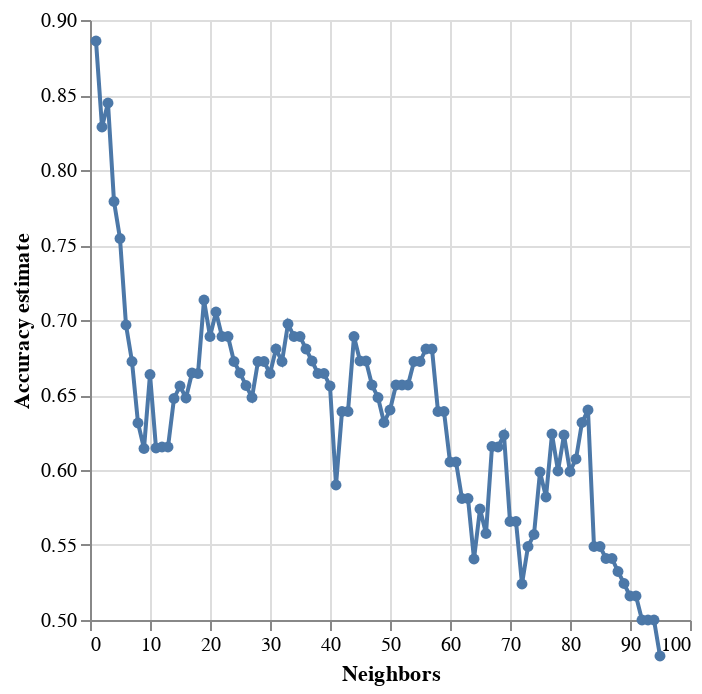

This figure's notebook cell:
### Markdown cell above
To visualize the accuracies of the k values, we will plot a point and line chart called Figure_5 with k values on the x-axis and accuracy estimated on the y-axis.

### Code cell
Figure_5 = alt.Chart(accuracies_grid).mark_line(point=True).encode(
    x=alt.X("n_neighbors").title("Neighbors"),
    y=alt.Y("mean_test_score")
        .scale(domain=(0.50, 0.90))
        .title("Accuracy estimate")
)

Figure_5

### Figure 1 — Vega-Lite specification as saved in the notebook (floating-point values rounded to 4 significant figures)
{"config": {"view": {"continuousWidth": 300, "continuousHeight": 300}}, "data": {"name": "data-6ca43e43078d88c0b1ff0072368a9faa"}, "mark": {"type": "line", "point": true}, "encoding": {"x": {"field": "n_neighbors", "title": "Neighbors", "type": "quantitative"}, "y": {"field": "mean_test_score", "scale": {"domain": [0.5, 0.9]}, "title": "Accuracy estimate", "type": "quantitative"}}, "$schema": "https://vega.github.io/schema/vega-lite/v5.16.3.json", "datasets": {"data-6ca43e43078d88c0b1ff0072368a9faa": [{"n_neighbors": 1, "mean_test_score": 0.886, "sem_test_score": 0.02343}, {"n_neighbors": 2, "mean_test_score": 0.8287, "sem_test_score": 0.01985}, {"n_neighbors": 3, "mean_test_score": 0.8447, "sem_test_score": 0.01263}, {"n_neighbors": 4, "mean_test_score": 0.779, "sem_test_score": 0.01775}, {"n_neighbors": 5, "mean_test_score": 0.7543, "sem_test_score": 0.02529}, {"n_neighbors": 6, "mean_test_score": 0.6967, "sem_test_score": 0.03647}, {"n_neighbors": 7, "mean_test_score": 0.6723, "sem_test_score": 0.03447}, {"n_neighbors": 8, "mean_test_score": 0.6313, "sem_test_score": 0.02508}, {"n_neighbors": 9, "mean_test_score": 0.6143, "sem_test_score": 0.03889}, {"n_neighbors": 10, "mean_test_score": 0.6637, "sem_test_score": 0.03835}, {"n_neighbors": 11, "mean_test_score": 0.6147, "sem_test_score": 0.04156}, {"n_neighbors": 12, "mean_test_score": 0.6153, "sem_test_score": 0.0325}, {"n_neighbors": 13, "mean_test_score": 0.6153, "sem_test_score": 0.02529}, {"n_neighbors": 14, "mean_test_score": 0.6477, "sem_test_score": 0.02379}, {"n_neighbors": 15, "mean_test_score": 0.656, "sem_test_score": 0.02617}, {"n_neighbors": 16, "mean_test_score": 0.648, "sem_test_score": 0.02305}, {"n_neighbors": 17, "mean_test_score": 0.6647, "sem_test_score": 0.0245}, {"n_neighbors": 18, "mean_test_score": 0.6643, "sem_test_score": 0.01119}, {"n_neighbors": 19, "mean_test_score": 0.7133, "sem_test_score": 0.01949}, {"n_neighbors": 20, "mean_test_score": 0.689, "sem_test_score": 0.01201}, {"n_neighbors": 21, "mean_test_score": 0.7053, "sem_test_score": 0.01148}, {"n_neighbors": 22, "mean_test_score": 0.689, "sem_test_score": 0.02368}, {"n_neighbors": 23, "mean_test_score": 0.689, "sem_test_score": 0.02368}, {"n_neighbors": 24, "mean_test_score": 0.6723, "sem_test_score": 0.02558}, {"n_neighbors": 25, "mean_test_score": 0.6647, "sem_test_score": 0.03223}, {"n_neighbors": 26, "mean_test_score": 0.6563, "sem_test_score": 0.02846}, {"n_neighbors": 27, "mean_test_score": 0.6483, "sem_test_score": 0.03022}, {"n_neighbors": 28, "mean_test_score": 0.6723, "sem_test_score": 0.02558}, {"n_neighbors": 29, "mean_test_score": 0.6723, "sem_test_score": 0.02558}, {"n_neighbors": 30, "mean_test_score": 0.6643, "sem_test_score": 0.02609}, {"n_neighbors": 31, "mean_test_score": 0.6807, "sem_test_score": 0.03112}, {"n_neighbors": 32, "mean_test_score": 0.6723, "sem_test_score": 0.02558}, {"n_neighbors": 33, "mean_test_score": 0.6973, "sem_test_score": 0.02008}, {"n_neighbors": 34, "mean_test_score": 0.689, "sem_test_score": 0.01682}, {"n_neighbors": 35, "mean_test_score": 0.689, "sem_test_score": 0.01682}, {"n_neighbors": 36, "mean_test_score": 0.6807, "sem_test_score": 0.01163}, {"n_neighbors": 37, "mean_test_score": 0.6727, "sem_test_score": 0.01779}, {"n_neighbors": 38, "mean_test_score": 0.6643, "sem_test_score": 0.0198}, {"n_neighbors": 39, "mean_test_score": 0.6643, "sem_test_score": 0.0198}, {"n_neighbors": 40, "mean_test_score": 0.656, "sem_test_score": 0.02406}, {"n_neighbors": 41, "mean_test_score": 0.59, "sem_test_score": 0.02385}, {"n_neighbors": 42, "mean_test_score": 0.639, "sem_test_score": 0.0326}, {"n_neighbors": 43, "mean_test_score": 0.639, "sem_test_score": 0.0326}, {"n_neighbors": 44, "mean_test_score": 0.689, "sem_test_score": 0.01682}, {"n_neighbors": 45, "mean_test_score": 0.6727, "sem_test_score": 0.02134}, {"n_neighbors": 46, "mean_test_score": 0.6727, "sem_test_score": 0.02134}, {"n_neighbors": 47, "mean_test_score": 0.6567, "sem_test_score": 0.02477}, {"n_neighbors": 48, "mean_test_score": 0.6483, "sem_test_score": 0.01892}, {"n_neighbors": 49, "mean_test_score": 0.6317, "sem_test_score": 0.0214}, {"n_neighbors": 50, "mean_test_score": 0.64, "sem_test_score": 0.02773}, {"n_neighbors": 51, "mean_test_score": 0.6567, "sem_test_score": 0.03419}, {"n_neighbors": 52, "mean_test_score": 0.6567, "sem_test_score": 0.03419}, {"n_neighbors": 53, "mean_test_score": 0.6567, "sem_test_score": 0.03419}, {"n_neighbors": 54, "mean_test_score": 0.6723, "sem_test_score": 0.02558}, {"n_neighbors": 55, "mean_test_score": 0.6723, "sem_test_score": 0.02558}, {"n_neighbors": 56, "mean_test_score": 0.6807, "sem_test_score": 0.01656}, {"n_neighbors": 57, "mean_test_score": 0.6807, "sem_test_score": 0.01656}, {"n_neighbors": 58, "mean_test_score": 0.639, "sem_test_score": 0.01516}, {"n_neighbors": 59, "mean_test_score": 0.639, "sem_test_score": 0.01516}, {"n_neighbors": 60, "mean_test_score": 0.6053, "sem_test_score": 0.03852}, {"n_neighbors": 61, "mean_test_score": 0.6053, "sem_test_score": 0.03852}, {"n_neighbors": 62, "mean_test_score": 0.581, "sem_test_score": 0.03176}, {"n_neighbors": 63, "mean_test_score": 0.581, "sem_test_score": 0.03176}, {"n_neighbors": 64, "mean_test_score": 0.5407, "sem_test_score": 0.03724}, {"n_neighbors": 65, "mean_test_score": 0.574, "sem_test_score": 0.04164}, {"n_neighbors": 66, "mean_test_score": 0.5577, "sem_test_score": 0.03799}, {"n_neighbors": 67, "mean_test_score": 0.6157, "sem_test_score": 0.04944}, {"n_neighbors": 68, "mean_test_score": 0.6153, "sem_test_score": 0.0396}, {"n_neighbors": 69, "mean_test_score": 0.6233, "sem_test_score": 0.03444}, {"n_neighbors": 70, "mean_test_score": 0.5657, "sem_test_score": 0.04193}, {"n_neighbors": 71, "mean_test_score": 0.5657, "sem_test_score": 0.04193}, {"n_neighbors": 72, "mean_test_score": 0.524, "sem_test_score": 0.0364}, {"n_neighbors": 73, "mean_test_score": 0.549, "sem_test_score": 0.03981}, {"n_neighbors": 74, "mean_test_score": 0.557, "sem_test_score": 0.03588}, {"n_neighbors": 75, "mean_test_score": 0.5987, "sem_test_score": 0.03984}, {"n_neighbors": 76, "mean_test_score": 0.582, "sem_test_score": 0.03683}, {"n_neighbors": 77, "mean_test_score": 0.624, "sem_test_score": 0.04017}, {"n_neighbors": 78, "mean_test_score": 0.5993, "sem_test_score": 0.03687}, {"n_neighbors": 79, "mean_test_score": 0.6233, "sem_test_score": 0.02597}, {"n_neighbors": 80, "mean_test_score": 0.599, "sem_test_score": 0.0361}, {"n_neighbors": 81, "mean_test_score": 0.6073, "sem_test_score": 0.03207}, {"n_neighbors": 82, "mean_test_score": 0.6317, "sem_test_score": 0.03723}, {"n_neighbors": 83, "mean_test_score": 0.64, "sem_test_score": 0.03379}, {"n_neighbors": 84, "mean_test_score": 0.549, "sem_test_score": 0.03615}, {"n_neighbors": 85, "mean_test_score": 0.549, "sem_test_score": 0.03615}, {"n_neighbors": 86, "mean_test_score": 0.541, "sem_test_score": 0.02655}, {"n_neighbors": 87, "mean_test_score": 0.541, "sem_test_score": 0.02655}, {"n_neighbors": 88, "mean_test_score": 0.5323, "sem_test_score": 0.0257}, {"n_neighbors": 89, "mean_test_score": 0.5243, "sem_test_score": 0.02965}, {"n_neighbors": 90, "mean_test_score": 0.516, "sem_test_score": 0.0191}, {"n_neighbors": 91, "mean_test_score": 0.516, "sem_test_score": 0.0191}, {"n_neighbors": 92, "mean_test_score": 0.5, "sem_test_score": 0.005657}, {"n_neighbors": 93, "mean_test_score": 0.5, "sem_test_score": 0.005657}, {"n_neighbors": 94, "mean_test_score": 0.5, "sem_test_score": 0.005657}, {"n_neighbors": 95, "mean_test_score": 0.476, "sem_test_score": 0.01734}]}}
